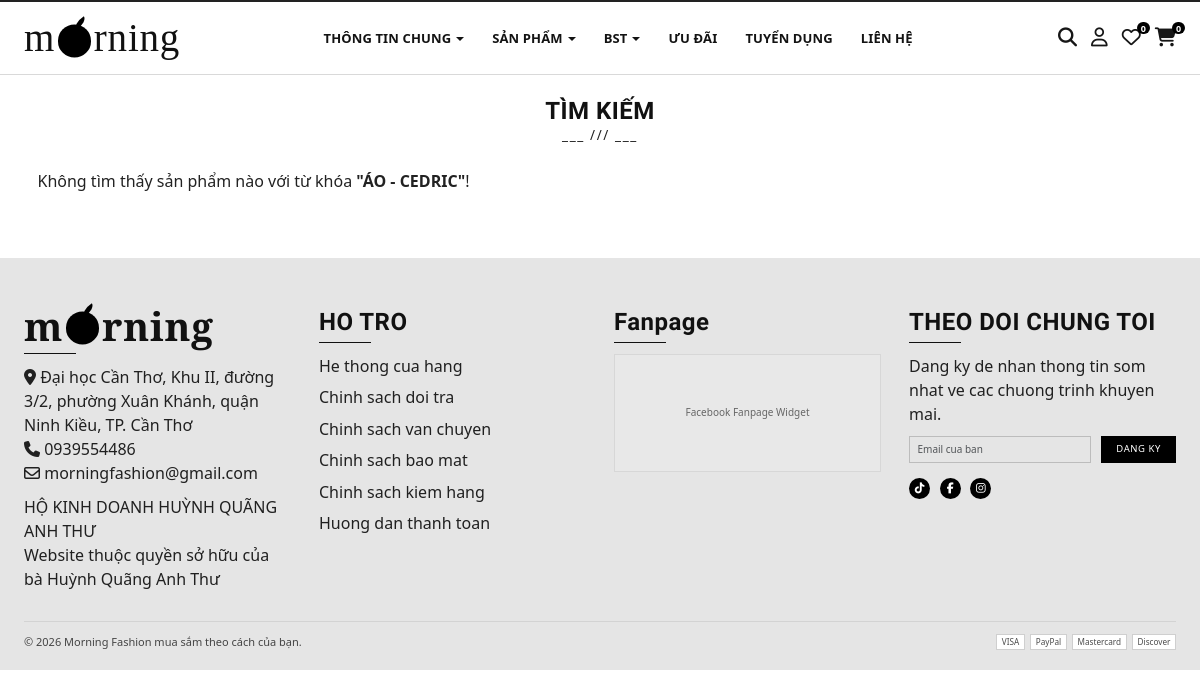
/public/search.php?keyword=ÁO - CEDRIC
, run on an earlier commit of the app's database.
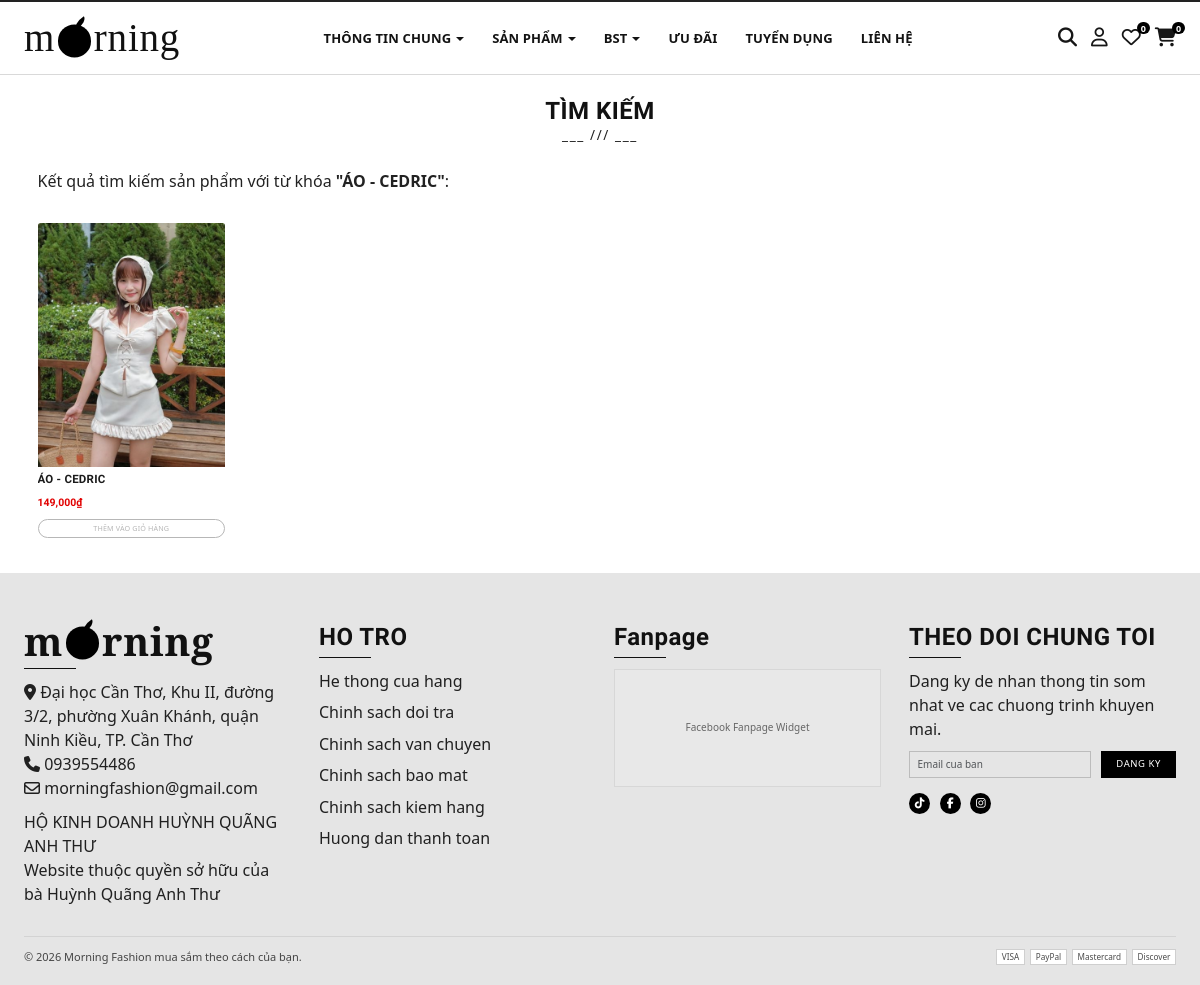
And on a later commit of the database.
### tables this page shows
CREATE TABLE `products` (
  `pd_id` int(11) UNSIGNED NOT NULL,
  `pd_name` varchar(255) NOT NULL,
  `pd_price` varchar(255) NOT NULL,
  `pd_info` text NOT NULL,
  `pd_image` varchar(255) NOT NULL,
  `cat_id` int(11) UNSIGNED NOT NULL,
  `is_new` tinyint(1) NOT NULL DEFAULT 0,
  `pd_sizes` varchar(50) NOT NULL DEFAULT '',
  `pd_collection` varchar(50) NOT NULL DEFAULT ''
);

### libraries/Psr4AutoloaderClass.php (called while the page is built, shortened)
<?php
class Psr4AutoloaderClass
{
	protected $prefixes = array();
	public function addNamespace($prefix, $base_dir, $prepend = false)
	{
		$prefix = trim($prefix, '\\') . '\\';
		$base_dir = rtrim($base_dir, DIRECTORY_SEPARATOR) . '/';
		if (isset($this->prefixes[$prefix]) === false) {
			$this->prefixes[$prefix] = array();
		}
		if ($prepend) {
			array_unshift($this->prefixes[$prefix], $base_dir);
		} else {
			array_push($this->prefixes[$prefix], $base_dir);
		}
	}
	public function loadClass($class)
	{
		$prefix = $class;
		while (false !== $pos = strrpos($prefix, '\\')) {
			$prefix = substr($class, 0, $pos + 1);
			$relative_class = substr($class, $pos + 1);
			$mapped_file = $this->loadMappedFile($prefix, $relative_class);
			if ($mapped_file) {
				return $mapped_file;
			}
			$prefix = rtrim($prefix, '\\');
		}
		return false;
	}
	protected function loadMappedFile($prefix, $relative_class)
	{
		foreach ($this->prefixes[$prefix] as $base_dir) {
			$file = $base_dir
				. str_replace('\\', '/', $relative_class)
				. '.php';
			if ($this->requireFile($file)) {
				return $file;
			}
		}
		return false;
	}
	protected function requireFile($file)
	{
		if (file_exists($file)) {
			return true;
		}
		return false;
	}
}

### src/classes/Product.php (called while the page is built, shortened)
<?php
class Product
{
    private ?PDO $db;
    private int $pd_id = -1;
    public $pd_name;
    public $pd_price;
    public $pd_info;
    public $pd_image;
    public $cat_id;
    public $pd_sizes = '';
    public $pd_collection = '';
    public function getID(): int
    {
        return $this->pd_id;
    }
    public function __construct(?PDO $pdo)
    {
        $this->db = $pdo;
    }
    protected function fillFromDB(array $row): Product
    {
        [
            'pd_id' => $this->pd_id,
            'pd_name' => $this->pd_name,
            'pd_price' => $this->pd_price,
            'pd_info' => $this->pd_info,
            'pd_image' => $this->pd_image,
            'cat_id' => $this->cat_id,
            'pd_sizes' => $this->pd_sizes,
            'pd_collection' => $this->pd_collection
        ] = $row;
        return $this;
    }
    public function search(string $key): array | bool
    {
        $products = [];
        $statement = $this->db->prepare('SELECT * FROM products WHERE pd_name LIKE :search ORDER BY pd_id DESC');
        $statement->execute([':search' => '%' . $key . '%']);
        if ($statement->rowCount() <= 0) {
            return false;
        }
        while ($row = $statement->fetch()) {
            $product = new Product($this->db);
            $product->fillFromDB($row);
            $products[] = $product;
        }
        return $products;
    }
}

### src/functions.php (called while the page is built, shortened)
<?php
function html_escape(string|null $text): string
{
    return htmlspecialchars($text ?? '', ENT_QUOTES, 'UTF-8', false);
}

### public/search.php (the view, shortened to what this page needs)
<?php
require_once __DIR__ . '/../src/bootstrap.php';
$product = new Product($PDO);
$keyword = '';
$products = false;
if ($_SERVER['REQUEST_METHOD'] === 'GET' && isset($_GET['keyword'])) {
    $keyword = trim((string) $_GET['keyword']);
    $products = $product->search($keyword);
}
include_once __DIR__ . '/../src/partials/header.php'
?>
<body>
    <?php include_once __DIR__ . '/../src/partials/navbar.php' ?>
    <div class="container ">
        <?php
        $subtitle = 'TÌM KIẾM';
        include_once __DIR__ . '/../src/partials/heading.php';
        ?>
        <div>
            <?php if ($keyword === '') { ?>
                <p class="mt-3 mb-5">Vui lòng nhập từ khóa để tìm kiếm sản phẩm.</p>
            <?php } elseif ($products === false) { ?>
                <p class="mt-3 mb-5">Không tìm thấy sản phẩm nào với từ khóa <b>"<?= html_escape($keyword) ?>"</b>!</p>
            <?php } else { ?>
                <p class="mt-3 mb-5">Kết quả tìm kiếm sản phẩm với từ khóa <b>"<?= html_escape($keyword) ?>"</b>:</p>
            <?php } ?>
        </div>
        <div class="row hot-product-list mb-5">
            <?php
            if ($products !== false) :
                foreach ($products as $product) :
            ?>
                    <div class="col-lg-2 col-sm-4 col-6 card card-product">
                        <a href="detail_product.php?id=<?= $product->getID() ?>" class="product_a">
                            <img src="<?= './uploads/' . html_escape($product->pd_image) ?>" class="card-img-top" alt="...">
                            <div class="card-title-wrap">
                                <h6 class="card-title"><?= html_escape($product->pd_name) ?></h6>
                            </div>
                        </a>
                        <p class="card-text price-product"><?= number_format(html_escape($product->pd_price)) . '₫' ?></p>
                        <?php if(isset($_SESSION['role']) && $_SESSION['role']=='user' && isset($_SESSION['name']) && isset($_SESSION['id'])){
                            $id = $_SESSION['id'];
                            echo'
                            <form action="cart_add.php" method="post">
                                <input type="hidden" name="idsanpham" value="'.$product->getID().'">
                                <input type="hidden" name="iduser" value="'.$_SESSION['id'].'">
                                <button class="btn-add_cart w-100" name="themgiohang">Thêm vào giỏ hàng</button>
                            </form>
                            ';
                            }
                            else echo '<button class="btn-add_cart w-100" disabled>Thêm vào giỏ hàng</button>';
                            ?>
                    </div>
            <?php
                endforeach;
            endif;
            ?>
        </div>
    </div>
    <?php include_once __DIR__ . '/../src/partials/footer.php' ?>
</body>
</html>

### src/partials/header.php (shortened to what this page needs)
<!DOCTYPE html>
<html lang="en">
<head>
    <link href="https://cdn.jsdelivr.net/npm/bootstrap@5.3.2/dist/css/bootstrap.min.css" rel="stylesheet"
>
    <link rel="stylesheet" href="https://cdnjs.cloudflare.com/ajax/libs/animate.css/4.1.1/animate.min.css" />
    <link rel="stylesheet" href="https://cdnjs.cloudflare.com/ajax/libs/font-awesome/6.4.2/css/all.min.css" />
    <link rel="stylesheet" href="./css/base.css">
    <link rel="stylesheet" href="./css/main.css">
</head>

### src/partials/navbar.php (shortened to what this page needs)
<?php
$isUserLoggedIn = isset($_SESSION['id']) && isset($_SESSION['role']) && $_SESSION['role'] === 'user';
$miniCartTotalQuantity = 0;
?>
<header>
    <nav class="navbar navbar-expand-lg">
        <div class="container-fluid header_wrap secodee-navbar">
            <a class="navbar-brand brand-word" href="/onlinestore/public/index.php" aria-label="Morning">
                <span class="logo-text">m</span>
                <span class="logo-fruit" aria-hidden="true"></span>
                <span class="logo-text">rning</span>
            </a>
            <div class="collapse navbar-collapse" id="navbarTogglerDemo02">
                <ul class="navbar-nav mx-auto mb-2 mb-lg-0 secodee-menu">
                    <li class="nav-item mx-4 dropdown">
                        <?php
                        if (isset($_SESSION['role']) && $_SESSION['role'] == 'admin') {
                            echo '<a class="nav-link active" aria-current="page" href="category_list.php">QUẢN LÝ DANH MỤC</a>';
                        } else {
                            echo '<a class="nav-link active dropdown-toggle" href="#" role="button" data-bs-toggle="dropdown" aria-expanded="false">THÔNG TIN CHUNG</a>
                                <ul class="dropdown-menu fs-5 text">
                                    <li><a class="dropdown-item" href="/onlinestore/public/gioi_thieu.php">Giới thiệu</a></li>
                                    <li><a class="dropdown-item" href="/onlinestore/public/su_kien.php">Sự kiện</a></li>
                                </ul>';
                        }
                        ?>
                    </li>
                    <li class="nav-item mx-4 dropdown">
                        <?php
                        if (isset($_SESSION['role']) && $_SESSION['role'] == 'admin') {
                            echo '<a class="nav-link active" aria-current="page" href="product_list.php">QUẢN LÝ MẶT HÀNG</a>';
                        } else {
                            echo '<div class="nav-link active dropdown-toggle" role="button" data-bs-toggle="dropdown" aria-expanded="false">SẢN PHẨM</div>';
                        }
                        ?>
                    </li>
                    <li class="nav-item mx-4 dropdown">
                        <?php
                        if (isset($_SESSION['role']) && $_SESSION['role'] == 'admin') {
                            echo '<a class="nav-link active" aria-current="page" href="order_list.php">QUẢN LÝ ĐƠN HÀNG</a>';
                        } else {
                            echo '<a class="nav-link active dropdown-toggle" href="#" role="button" data-bs-toggle="dropdown" aria-expanded="false">BST</a>';
                        }
                        ?>
                    </li>
                    <?php
                    if (!isset($_SESSION['role']) || $_SESSION['role'] != 'admin') {
                        echo '<li class="nav-item mx-4"><a class="nav-link active" aria-current="page" href="/onlinestore/public/flash_sale.php">ƯU ĐÃI</a></li>';
                        echo '<li class="nav-item mx-4"><a class="nav-link active" aria-current="page" href="/onlinestore/public/tuyen_dung.php">TUYỂN DỤNG</a></li>';
                        echo '<li class="nav-item mx-4"><a class="nav-link active" aria-current="page" href="/onlinestore/public/lien_he.php">LIÊN HỆ</a></li>';
                    }
                    ?>
                </ul>
                <div class="nav-actions d-none d-lg-flex">
                    <button type="button" class="action-link search-toggle" aria-label="Tìm kiếm" aria-expanded="false" aria-controls="desktopSearchPanel">
                        <i class="fa-solid fa-magnifying-glass"></i>
                    </button>
                    <div class="dropdown nav-icon-dropdown">
                        <button class="action-link dropdown-toggle user-toggle" type="button" data-bs-toggle="dropdown" aria-expanded="false" aria-label="Tài khoản">
                            <i class="fa-regular fa-user"></i>
                        </button>
                    </div>
                    <a href="/onlinestore/public/favorites.php" class="action-link favorite-nav-link" aria-label="Yêu thích"><i class="fa-regular fa-heart"></i><span class="count-badge favorite-count-badge">0</span></a>
                    <?php if ($isUserLoggedIn) : ?>
                        <a href="cart.php?id=<?= (int) $_SESSION['id'] ?>" class="action-link js-cart-toggle" aria-label="Giỏ hàng">
                            <i class="fa-solid fa-cart-shopping"></i>
                            <span class="count-badge cart-count-badge"><?= $miniCartTotalQuantity ?></span>
                        </a>
                    <?php else : ?>
                        <a href="login.php" class="action-link" aria-label="Giỏ hàng">
                            <i class="fa-solid fa-cart-shopping"></i>
                            <span class="count-badge cart-count-badge">0</span>
                        </a>
                    <?php endif ?>
                </div>
            </div>
        </div>
    </nav>
</header>

### src/partials/heading.php
<div class="row page-heading-wrap">
    <div class="col-12 text-center">
        <h1 class="page-heading-title"><?= $subtitle ?></h1>
        <p class="section-divider">___ /// ___</p>
    </div>
</div>

### src/partials/footer.php (shortened to what this page needs)
<footer>
    <div class="container-fluid footer-wrap">
        <div class="row g-4">
            <div class="col-lg-3 col-md-6">
                <h3 class="footer-title"> <a class="navbar-brand brand-word" href="/onlinestore/public/index.php" aria-label="Morning">
                <span class="logo-text">m</span>
                <span class="logo-fruit" aria-hidden="true"></span>
                <span class="logo-text">rning</span>
            </a></h3>
                <p class="footer-text">
    <i class="fa-solid fa-location-dot"></i> Đại học Cần Thơ, Khu II, đường 3/2, phường Xuân Khánh, quận Ninh Kiều, TP. Cần Thơ<br>
    <i class="fa-solid fa-phone"></i> 0939554486<br>
    <i class="fa-regular fa-envelope"></i> morningfashion@gmail.com
</p>
<p class="footer-text mt-3 mb-0">
    HỘ KINH DOANH HUỲNH QUÃNG ANH THƯ<br>
    Website thuộc quyền sở hữu của bà Huỳnh Quãng Anh Thư
</p>
            </div>
            <div class="col-lg-3 col-md-6">
                <h3 class="footer-title">HO TRO</h3>
                <a href="#" class="footer-link">He thong cua hang</a>
                <a href="#" class="footer-link">Chinh sach doi tra</a>
                <a href="#" class="footer-link">Chinh sach van chuyen</a>
                <a href="#" class="footer-link">Chinh sach bao mat</a>
                <a href="#" class="footer-link">Chinh sach kiem hang</a>
                <a href="#" class="footer-link">Huong dan thanh toan</a>
            </div>
            <div class="col-lg-3 col-md-6">
                <h3 class="footer-title">Fanpage</h3>
                <div class="fanpage-box">Facebook Fanpage Widget</div>
            </div>
            <div class="col-lg-3 col-md-6">
                <h3 class="footer-title">THEO DOI CHUNG TOI</h3>
                <p class="footer-text">Dang ky de nhan thong tin som nhat ve cac chuong trinh khuyen mai.</p>
                <form class="footer-signup" action="#" method="post">
                    <input type="email" class="form-control search_input" placeholder="Email cua ban" aria-label="Email cua ban">
                    <button type="submit" class="btn-all_product">Dang ky</button>
                </form>
                <div class="social-row">
                    <a href="#" class="sn-icon"><i class="fa-brands fa-tiktok"></i></a>
                    <a href="#" class="sn-icon"><i class="fa-brands fa-facebook-f"></i></a>
                    <a href="#" class="sn-icon"><i class="fa-brands fa-instagram"></i></a>
                </div>
            </div>
        </div>
        <div class="footer-bottom d-flex justify-content-between align-items-center">
            <span>&copy; 2026 Morning Fashion mua sắm theo cách của bạn.</span>
            <div class="payment-list">
                <span>VISA</span>
                <span>PayPal</span>
                <span>Mastercard</span>
                <span>Discover</span>
            </div>
        </div>
    </div>
</footer>

### public/css/base.css (style rules this page uses)
:root { --primary-color: #111111; --accent-color: #1b1b1b; --muted-color: #f0f0f0; --white-color: #ffffff; --black-color: #0f0f0f; --text-color: #222222; --soft-text: #7a7a7a; --border-color: #dddddd; --font-heading: "Cormorant Garamond", Georgia, serif; --font-body: "Mulish", "Segoe UI", sans-serif; }
* { padding: 0; margin: 0; box-sizing: border-box; }
html { color: var(--black-color); font-size: 62.5%; line-height: 1.6; font-family: var(--font-body); background-color: #ffffff; scroll-behavior: smooth; }
body { font-size: 1.6rem; color: var(--text-color); background: #ffffff; min-height: 100vh; padding-bottom: 0; }
h1, h2, h3, h4, h5, h6 { font-family: var(--font-heading); letter-spacing: 0.02em; margin-bottom: 0; }
a { text-decoration: none; }
img { max-width: 100%; display: block; }

What changed in the data, as far as the page shows it:
now on this page (row edited): products: pd_image (picture), pd_name "ÁO - CEDRIC", pd_price "149,000"
Also different on the page:
$keyword: (not shown) → "ÁO - CEDRIC"
$keyword: "ÁO - CEDRIC" → (not shown)
text no longer shown: "Không tìm thấy sản phẩm nào với từ khóa !"
text now shown: "Kết quả tìm kiếm sản phẩm với từ khóa :"
